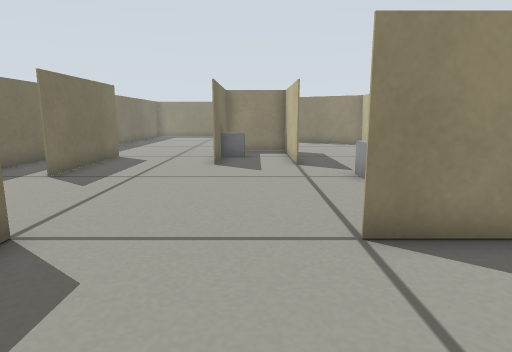
[1] (above)

16 first-person views from a walk through a Gazebo world. The camera is 0.34 m above the floor, tilts 10° down and sees 75° across. The floor is counted in squares, 0.2 m on a side. Each view is taken from the middle of a square. On the plan, view 1 faces up. The plan holds only what a view shows up to about 16 squares ahead; the rest is blank.

[2]
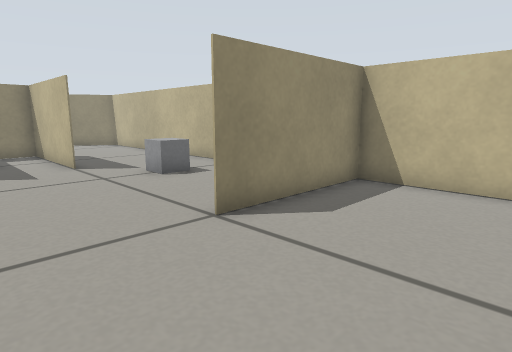

[3]
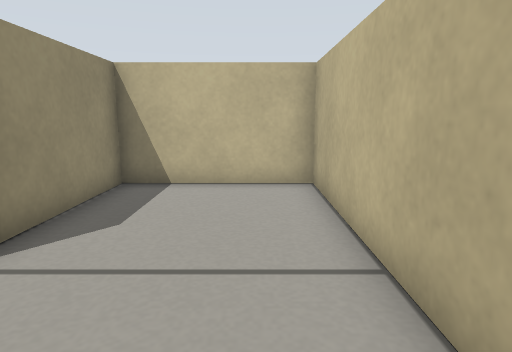

[4]
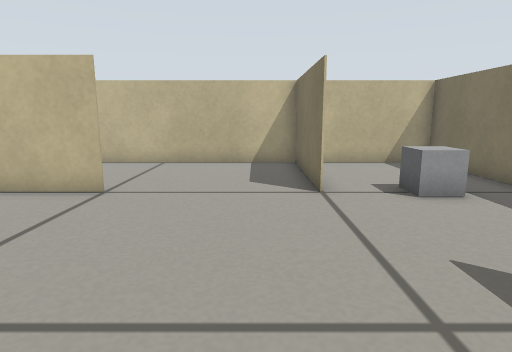

[5]
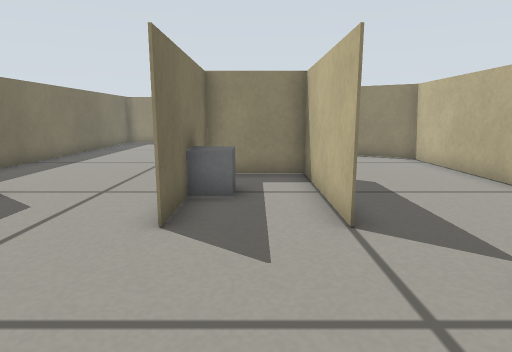

[6]
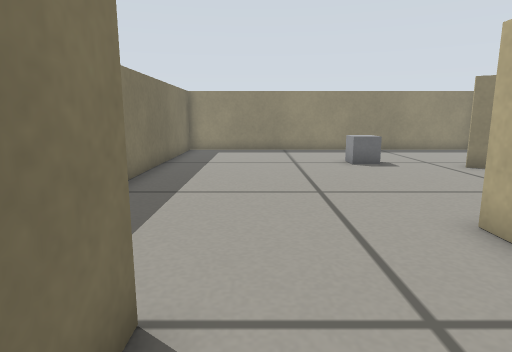

[7]
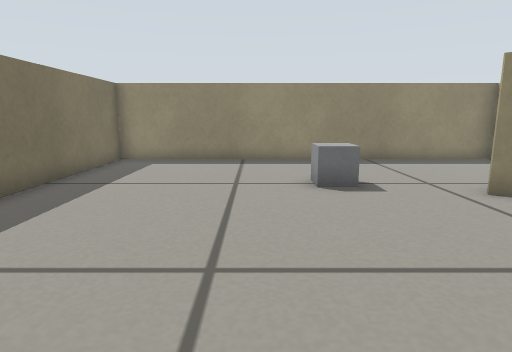

[8]
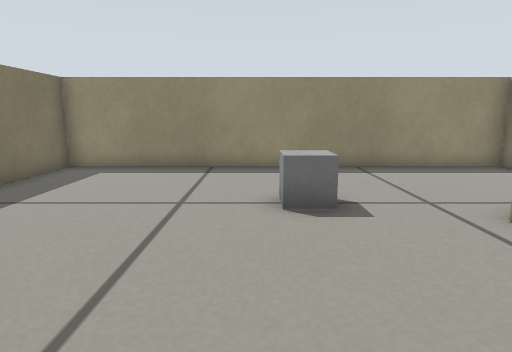

[9]
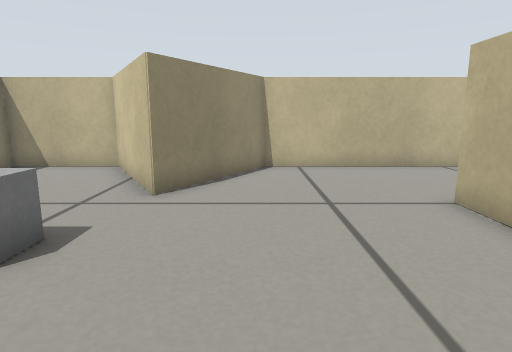

[10]
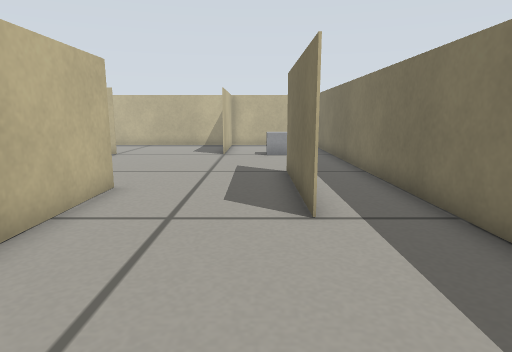

[11]
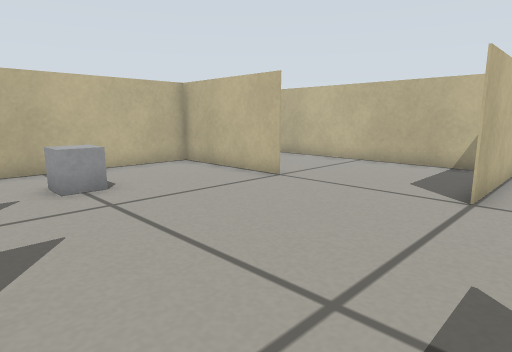

[12]
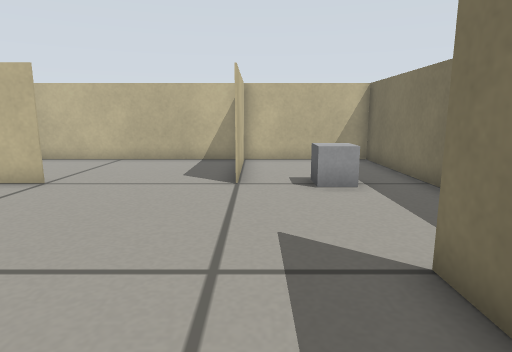

[13]
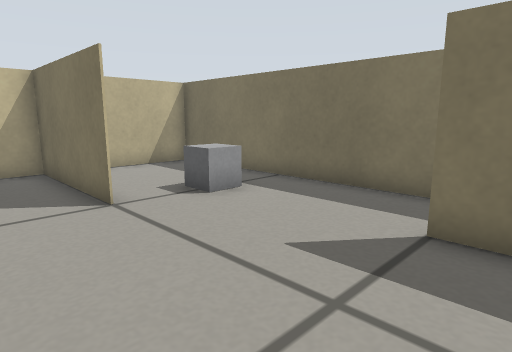

[14]
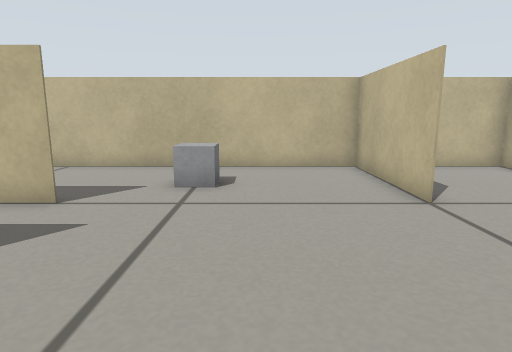

[15]
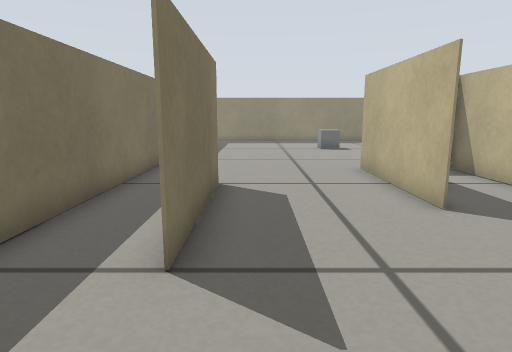

[16]
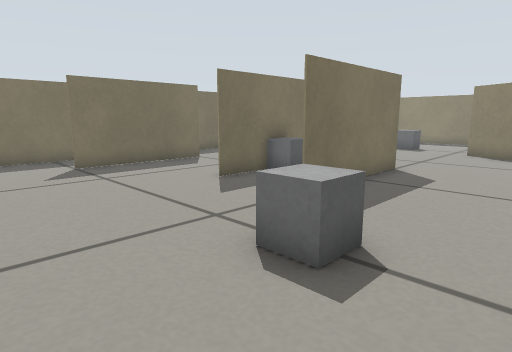

### Floor plan
Ten units are one square. View 1 is at (0, 0); x grows to the right and y downward. Boxes are objects, and circles mark ways between rooms. Rooms are numbered by the first view taken in them; rooms with no view inside come last. Other rooms are left out.
<svg viewBox="-90 -300 160 310">
<path fill="none" stroke="#000" d="M65 -45 15 -45M-30 5 65 5 65 -40M-35 -46 -35 5M0 -170 15 -170 15 -120M-15 -135 -15 -119 -15 -136M-60 -146 -60 -94M15 -119 15 -170 -15 -170 -15 -154 -15 -170M14 -45 65 -45M65 -40 65 -207 21 -232 65 -258 65 -295 -85 -295 -85 5 -30 5M-35 5 -35 -45"/>
<rect x="-65" y="-55" width="10" height="20" fill="#bbb"><title>grey box</title></rect>
<rect x="-15" y="-155" width="10" height="20" fill="#bbb"><title>grey box</title></rect>
<rect x="-15" y="-255" width="10" height="20" fill="#bbb"><title>grey box</title></rect>
<rect x="25" y="-105" width="20" height="20" fill="#bbb"><title>grey box</title></rect>
<circle cx="-5" cy="-40" r="3" fill="#2a7"/>
<text x="20" y="-20">1</text>
<text x="-20" y="-160">2</text>
</svg>
Room 1 opens to room 2.

Where each view was taken, in squares from view 1:
view 1: 0 up, 0 right, facing up
view 2: 0 up, 2 left, facing up-right
view 3: 1 up, 2 left, facing right
view 4: 12 up, 2 left, facing down
view 5: 7 up, 0 right, facing up
view 6: 12 up, 5 left, facing up
view 7: 16 up, 3 left, facing up
view 8: 18 up, 2 left, facing up
view 9: 21 up, 5 left, facing right
view 10: 20 up, 5 left, facing down
view 11: 12 up, 5 left, facing down-right
view 12: 13 up, 4 left, facing down
view 13: 11 up, 1 left, facing down-left
view 14: 8 up, 5 left, facing right
view 15: 6 up, 5 left, facing up
view 16: 6 up, 6 right, facing up-left
